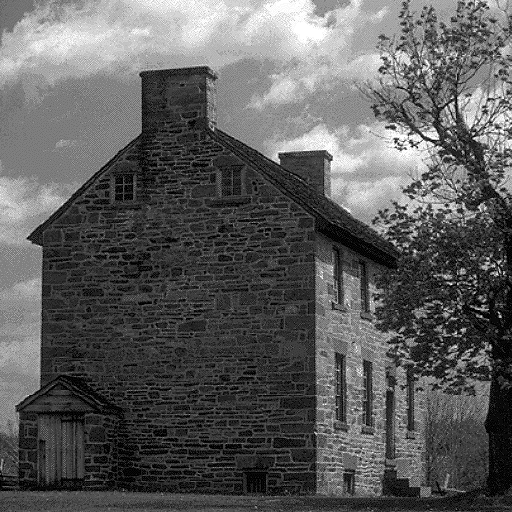
#> input picture trab3/img/house.png, 512 x 512 px
$ python ex1.py
#> lines starting #> are read from the running program, lines starting #| are printed output that depends on the picture; after the words box and inside, x2 and y2 are one past the last pixel; in counts of white or black regions, pixels touching at a corner belong together
import numpy as np
import cv2
from matplotlib import pyplot as plt

# Loads the image in grayscale
def load_image_grayscale():
    img_path = "img/house.png"
    return cv2.imread(img_path, 0)
#> returned value is the input picture: shape (512, 512); min 0, max 255, mean 92.9

def create_circle(img, radius, color):
  # Creates a circle image for our filters masks
  rows, cols = img.shape
  cv2.circle(img, (int(cols/2), int(rows/2)), radius, color, -1)

  return img

def high_pass_mask(img, mask_radius):
  # We can achieve a high pass filter by using a circular mask at the
  # center of the magnitude_spectrum, meaning the highest energy frequencies

  rows, cols = img.shape
  mask = np.ones((rows, cols), np.uint8)
  return create_circle(mask, mask_radius, 0)

def band_pass_mask(img, inner_radius, outer_radius):
  # We can achieve a band pass filter by using two circular mask outside the
  # center of the magnitude_spectrum, meaning the highest energy frequencies

  rows, cols = img.shape
  mask = np.zeros((rows, cols), np.uint8)

  mask = create_circle(mask, outer_radius, 1)
  return create_circle(mask, inner_radius, 0)

def low_pass_mask(img, mask_radius):
  # We can achieve a low pass filter by using a circular mask outside the
  # center of the magnitude_spectrum, meaning the highest energy frequencies

  rows, cols = img.shape
  mask = np.zeros((rows, cols), np.uint8)
  return create_circle(mask, mask_radius, 1)

def inverse_fft(dft_dc):
  inverse_fft = np.fft.ifftshift(dft_dc)
  inverse_fft = np.fft.ifft2(inverse_fft)
  return np.abs(inverse_fft)

def apply_filter_and_inverse_fft(dft_dc, mask):
  # In the frequency dominium the convolution can be calculated by a simple multiplication
  convolution = dft_dc*mask

  return inverse_fft(convolution)

# First, let us load the image in grayscale
img = load_image_grayscale()

# Then let us get the DFT of the image using the FFT package
dft = np.fft.fft2(img)

# We now shift the component of zero frequency (DC component) to the center
dft_dc = np.fft.fftshift(dft)

# Converting the spectrum to decibels
magnitude_spectrum = 20*np.log(np.abs(dft_dc))
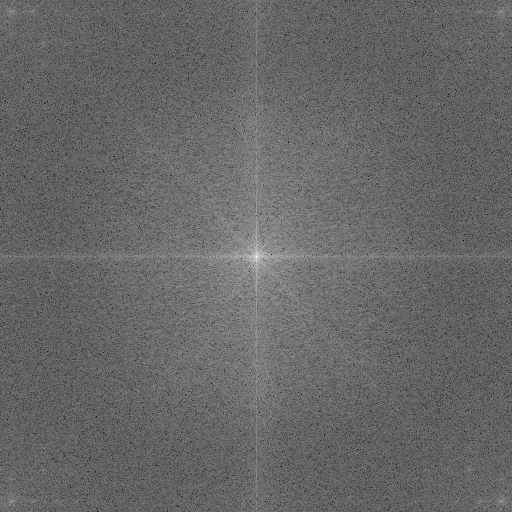
#> magnitude_spectrum: shape (512, 512) float64; min 69.16, max 340.2, mean 179.2; drawn with min black and max white

# Let us the inverse transform to verify if any data was lost
inverse_img = np.abs(np.fft.ifft2(dft_dc))

# We will now create our filters' masks
high_pass_mask = high_pass_mask(img, 80)
#> in create_circle, `cv2.circle(img, (int(cols/2), int(rows/2)), radius, color, -1)`:
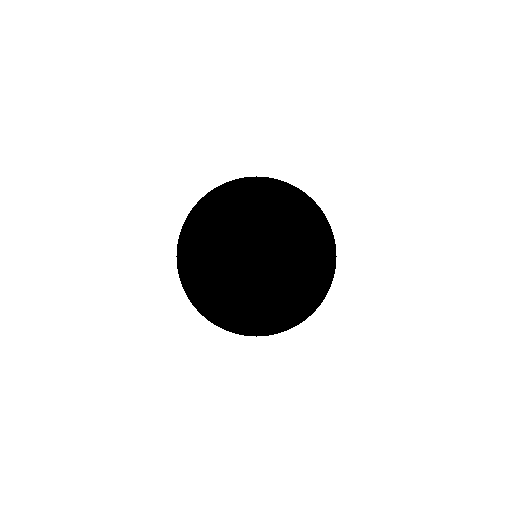
#> img: shape (512, 512); values 0 (black) and 1 (white), 92.3% white; 1 black region, box (x1, y1, x2, y2) and area: (176, 176, 337, 337) 20081
low_pass_mask = low_pass_mask(img, 20)
#> call 2 of create_circle, with radius = 20, color = 1
#> in create_circle (call 2), `cv2.circle(img, (int(cols/2), int(rows/2)), radius, color, -1)`:
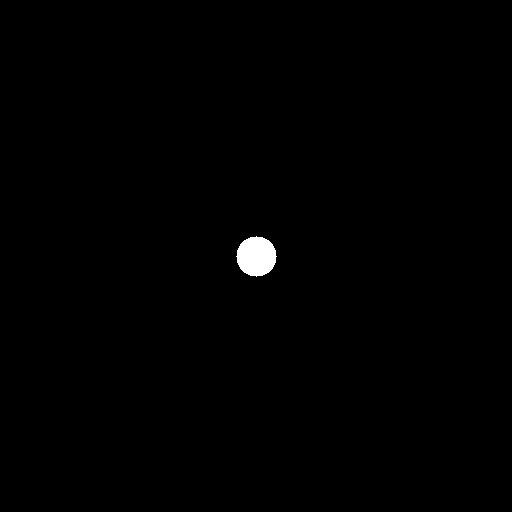
#> img: shape (512, 512); values 0 (black) and 1 (white), 0.48% white; 1 white region, box (x1, y1, x2, y2) and area: (236, 236, 277, 277) 1257
band_pass_mask = band_pass_mask(img, 25, 90)
#> call 3 of create_circle, with radius = 90, color = 1
#> in create_circle (call 3), `cv2.circle(img, (int(cols/2), int(rows/2)), radius, color, -1)`:
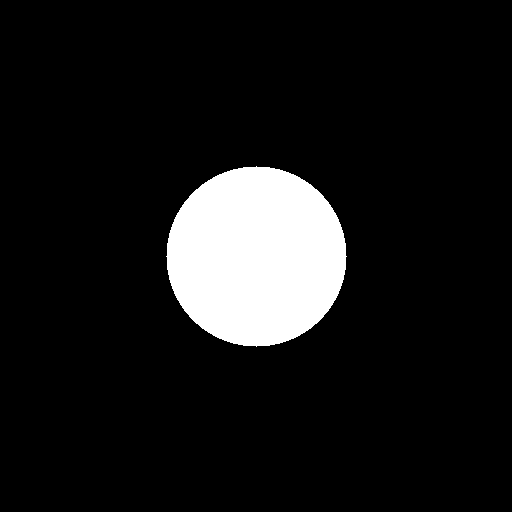
#> img: shape (512, 512); values 0 (black) and 1 (white), 9.7% white; 1 white region, box (x1, y1, x2, y2) and area: (166, 166, 347, 347) 25445
#> call 4 of create_circle, with radius = 25, color = 0
#> in create_circle (call 4), `cv2.circle(img, (int(cols/2), int(rows/2)), radius, color, -1)`:
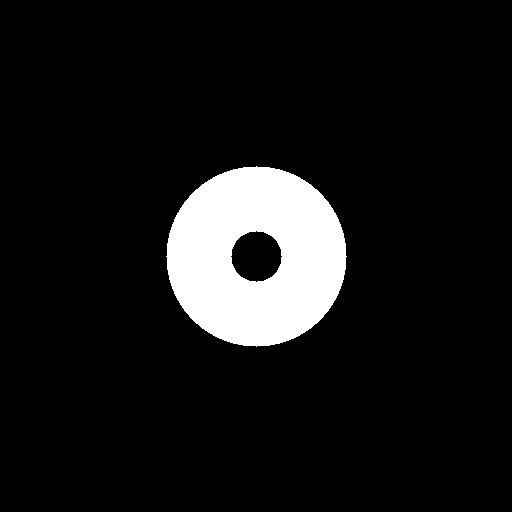
#> img: shape (512, 512); values 0 (black) and 1 (white), 9% white; 1 white region, box (x1, y1, x2, y2) and area: (166, 166, 347, 347) 23484

# Now we can apply our high pass filter
high_pass_img = apply_filter_and_inverse_fft(dft_dc, high_pass_mask)
low_pass_img = apply_filter_and_inverse_fft(dft_dc, low_pass_mask)
#> in inverse_fft (call 2), `return np.abs(inverse_fft)`:
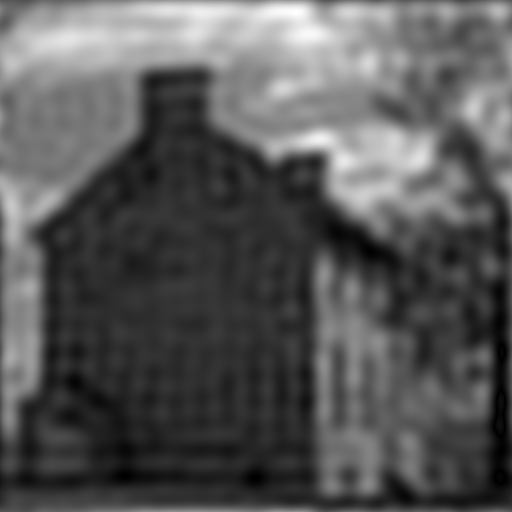
#> returned value: shape (512, 512) float64; min 0.0269, max 268, mean 92.9; drawn with min black and max white
band_pass_img = apply_filter_and_inverse_fft(dft_dc, band_pass_mask)
#> in inverse_fft (call 3), `return np.abs(inverse_fft)`:
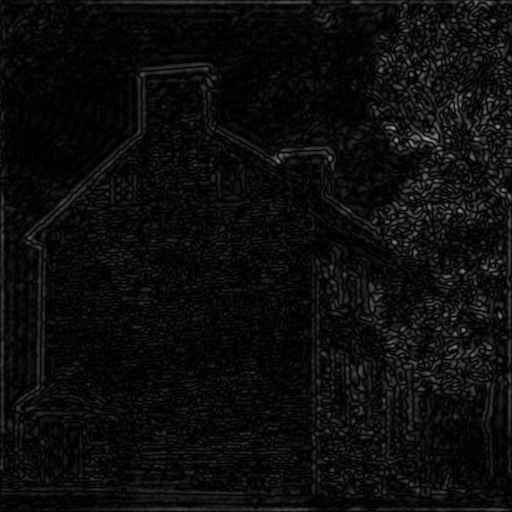
#> returned value: shape (512, 512) float64; min 4.62e-05, max 161.2, mean 13


plt.subplot(331),plt.imshow(img, cmap = 'gray')
plt.title('Imagem Original'), plt.xticks([]), plt.yticks([])

plt.subplot(332),plt.imshow(magnitude_spectrum, cmap = 'gray')
plt.title('Espectro de frequência'), plt.xticks([]), plt.yticks([])

plt.subplot(333),plt.imshow(inverse_img, cmap = 'gray')
plt.title('Transformada Inversa'), plt.xticks([]), plt.yticks([])

plt.subplot(334),plt.imshow(high_pass_mask, cmap = 'gray')
plt.title('Nucleo do passa alta'), plt.xticks([]), plt.yticks([])

plt.subplot(335),plt.imshow(low_pass_mask, cmap = 'gray')
plt.title('Nucleo do passa baixa'), plt.xticks([]), plt.yticks([])

plt.subplot(336),plt.imshow(band_pass_mask, cmap = 'gray')
plt.title('Nucleo do passa faixa'), plt.xticks([]), plt.yticks([])

plt.subplot(337),plt.imshow(high_pass_img, cmap = 'gray')
plt.title('Imagem filtrada com passa alta'), plt.xticks([]), plt.yticks([])

plt.subplot(338),plt.imshow(low_pass_img, cmap = 'gray')
plt.title('Imagem filtrada com passa baixa'), plt.xticks([]), plt.yticks([])

plt.subplot(339),plt.imshow(band_pass_img, cmap = 'gray')
plt.title('Imagem filtrada com passa faixa'), plt.xticks([]), plt.yticks([])


plt.show()
